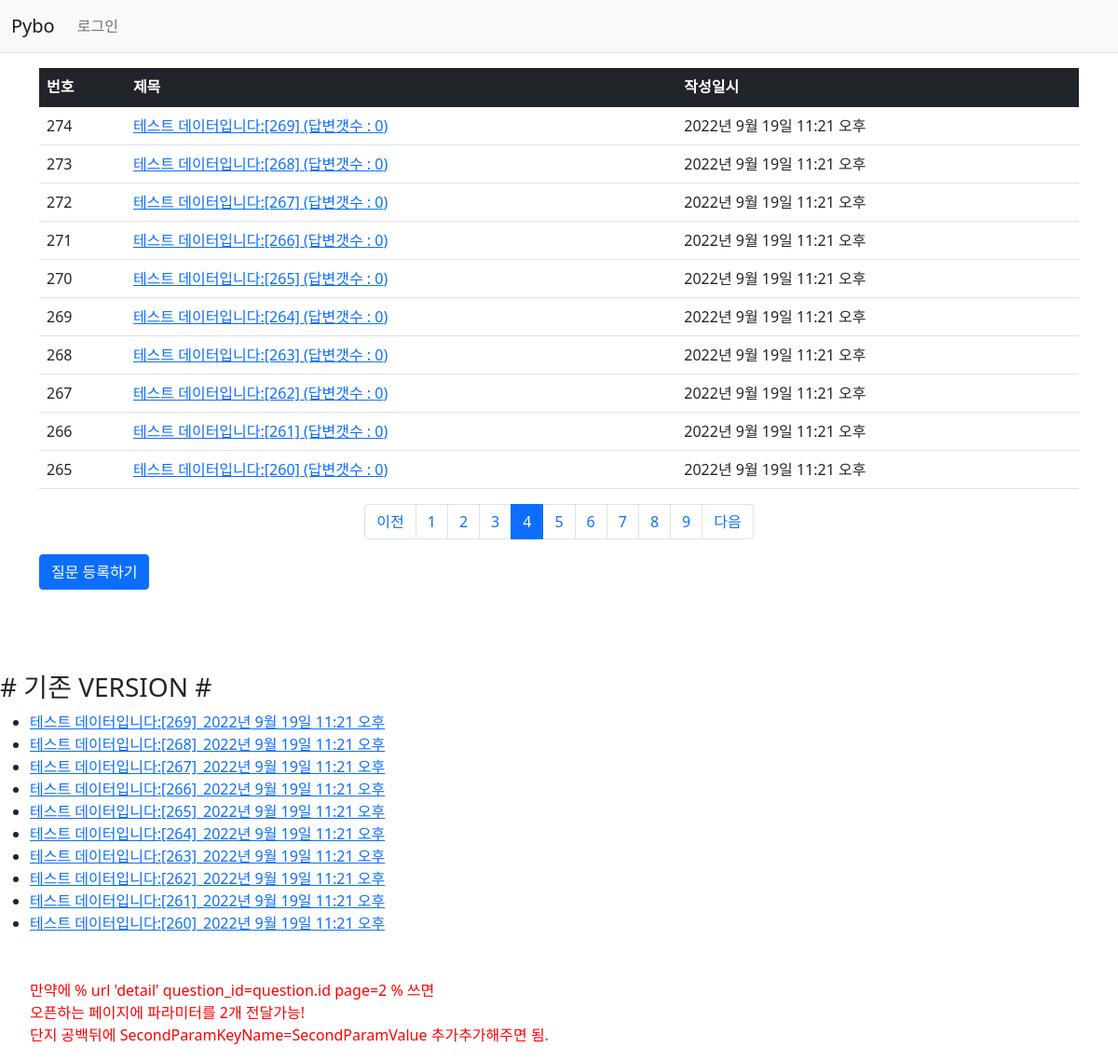
Page /pybo/?page=4 on the committed database.
### pybo/models.py (models this page shows, shortened)
class Question(models.Model):
    subject = models.CharField(max_length=200)
    content = models.TextField()
    create_date = models.DateTimeField()

### pybo/views.py (the view)
# urls.py: 만약에 path('/', views.index),
def index(request):
    page = request.GET.get('page', '1')  # 페이지 initial 값
    question_list = Question.objects.order_by('-create_date')
    '''
     question_lit 를  정렬하여 끌고오기- 정렬순이 강제된 상태..   order by 뒤를 변수화 하면 어떨까?

     - 를 눈여겨 볼 것.  DESC와 같다, 즉 최신 값부터 끌고오도록 한다는 의미

    '''
    paginator = Paginator(question_list, 10)  # 페이지당 10개씩 보여주기
    page_obj = paginator.get_page(page)
    context = {'question_list': page_obj}
    '''
       querySet 을  context 라는 곳에 담아버리기. ,  body에  뭉쳐담아서 response 하기
    '''
    return render(request, 'pybo/question_list.html', context)
    '''
        index  >>  기본적으로  /pybo/ 로 들어온 경우 꺼내올 VIEW 지정..

     question_lit 를  정렬하여 끌고오기- 정렬순이 강제된 상태..   order by 뒤를 변수화 하면 어떨까?
    '''

### pybo/templatetags/pybo_filter.py (called while the page is built)
@register.filter
def sub(value, arg):
    return value - arg

### templates/pybo/question_list.html (shortened to what this page needs)
{% extends 'base.html' %}
{% load pybo_filter %}
{% block content %}
<div class="container my-3">
    <table class="table">
        <thead>
        <tr class="table-dark">
            <th>번호</th>
            <th>제목</th>
            <th>작성일시</th>
        </tr>
        </thead>
        <tbody>
        {% if question_list %}
        {% for question in question_list %}
        <tr>
            <td>
                {{ question_list.paginator.count|sub:question_list.start_index|sub:forloop.counter0|add:1 }}
            </td>
            <td>
                <a href="{% url 'pybo:detail' question.id %}"> {{ question.subject }}  (답변갯수 : {{ question.answer_set.count }})</a>
            </td>
            <td>{{ question.create_date }}</td>
        </tr>
        {% endfor %}
        {% else %}
        <tr>
            <td colspan="3">질문이 없습니다.</td>
        </tr>
        {% endif %}
        </tbody>
    </table>
    <ul class="pagination justify-content-center">
        {% if question_list.has_previous %}
        <li class="page-item">
            <a class="page-link" href="?page={{ question_list.previous_page_number }}">이전</a>
        </li>
        {% else %}
        <li class="page-item disabled">
            <a class="page-link" tabindex="-1" aria-disabled="true" href="#">이전</a>
        </li>
        {% endif %}
        {% for page_number in question_list.paginator.page_range %}
        {% if page_number >= question_list.number|add:-5 and page_number <= question_list.number|add:5 %}
        {% if page_number == question_list.number %}
        <li class="page-item active" aria-current="page">
            <a class="page-link" href="?page={{ page_number }}">{{ page_number }}</a>
        </li>
        {% else %}
        <li class="page-item">
            <a class="page-link" href="?page={{ page_number }}">{{ page_number }}</a>
        </li>
        {% endif %}
        {% endif %}
        {% endfor %}
        {% if question_list.has_next %}
        <li class="page-item">
            <a class="page-link" href="?page={{ question_list.next_page_number }}">다음</a>
        </li>
        {% else %}
        <li class="page-item disabled">
            <a class="page-link" tabindex="-1" aria-disabled="true" href="#">다음</a>
        </li>
        {% endif %}
    </ul>
    <a href="{% url 'pybo:question_create' %}" class="btn btn-primary">질문 등록하기</a>
</div>
<br>
<br>
<br>
<h3># 기존 VERSION #</h3>
{% if question_list %}
    <ul>
    {% for question in question_list %}
        <li><a href="{% url 'pybo:detail' question.id %}">{{ question.subject }}_{{question.create_date}}</a></li>
    {% endfor %}
        <li  style="color:red;list-style:none;"><br/><br/>만약에  % url 'detail' question_id=question.id page=2 % 쓰면
            <br/>오픈하는 페이지에 파라미터를 2개 전달가능!
            <br/>단지 공백뒤에 SecondParamKeyName=SecondParamValue 추가추가해주면 됨.</li>
    </ul>
{% else %}
    <p>질문이 없습니다.</p>
{% endif %}
{% endblock %}

### rows in the picture
Question: paginator.count|sub "274", subject "테스트 데이터입니다:[269]", answer_set.count "0", create_date "2022년 9월 19일 11:21 오후"
Question: paginator.count|sub "273", subject "테스트 데이터입니다:[268]", answer_set.count "0", create_date "2022년 9월 19일 11:21 오후"
Question: paginator.count|sub "272", subject "테스트 데이터입니다:[267]", answer_set.count "0", create_date "2022년 9월 19일 11:21 오후"
Question: paginator.count|sub "271", subject "테스트 데이터입니다:[266]", answer_set.count "0", create_date "2022년 9월 19일 11:21 오후"
Question: paginator.count|sub "270", subject "테스트 데이터입니다:[265]", answer_set.count "0", create_date "2022년 9월 19일 11:21 오후"
Question: paginator.count|sub "269", subject "테스트 데이터입니다:[264]", answer_set.count "0", create_date "2022년 9월 19일 11:21 오후"
Question: paginator.count|sub "268", subject "테스트 데이터입니다:[263]", answer_set.count "0", create_date "2022년 9월 19일 11:21 오후"
Question: paginator.count|sub "267", subject "테스트 데이터입니다:[262]", answer_set.count "0", create_date "2022년 9월 19일 11:21 오후"
Question: paginator.count|sub "266", subject "테스트 데이터입니다:[261]", answer_set.count "0", create_date "2022년 9월 19일 11:21 오후"
Question: paginator.count|sub "265", subject "테스트 데이터입니다:[260]", answer_set.count "0", create_date "2022년 9월 19일 11:21 오후"

### other values in the picture
{{ page_number }} "1" "2" "3" "5" "6" "7" "8" "9"
{{ page_number }} "4"
